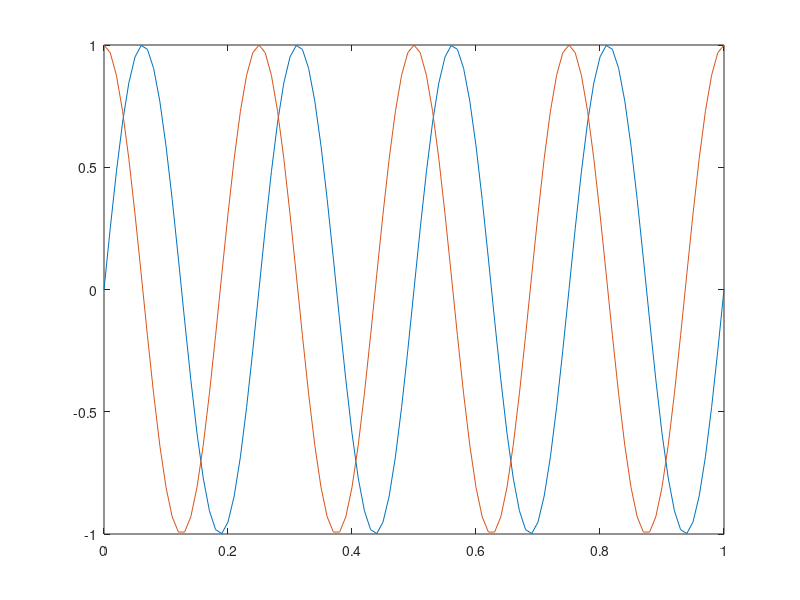

Reproduce this figure in MATLAB.

%% Clear and Close Figures
clear ; close all; clc

t = [0 : 0.01 : 1];

y1 = sin(2 * pi * 4 * t);
y2 = cos(2 * pi * 4 * t);

figure; % open a new figure window

plot(t, y1);

hold on;

plot(t, y2);
% use in cmd
fprintf('Program paused. Press enter to continue.\n');
pause;
